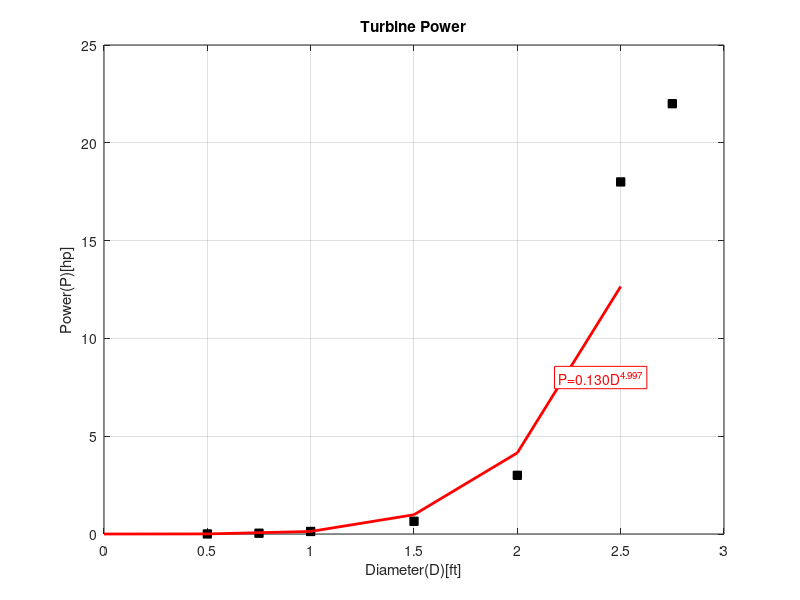

This figure's MATLAB source:
%{
 Aditya Chaudhari ENGR 1250-008 04/04/20
 Plots the graph of experimental data given. 
Variables:
P= Power(p)[hp]
D= Diameter(D)[ft]
%}

clear
clc
close all

%initializing the variable
P=[0.004 0.04 0.13 0.65 3 8 18 22];
D=[0.5 0.75 1 1.5 2 2.25 2.5 2.75];

%plotting the graph
plot(D,P,'sk','MarkerSize',6,'MarkerFaceColor','k')

%labelling the axis
xlabel('Diameter(D)[ft]')
ylabel('Power(P)[hp]')

%giving title
title('Turbine Power')

%grid to be displayed
grid on

%setting axis
axis([0 3 0 25])


%polyfit to determine a power relationship for data set(power trendline)
C=polyfit(log(D),log(P),1);
m=C(1);
b=exp(C(2));

Dpf=[0.0:0.5:2.80];
Ppf=b*Dpf.^m;

hold on
plot(Dpf,Ppf,'r','LineWidth',2)

T2=sprintf('P=%0.3fD^{%0.3f}',b,m);
text(2.2,8,T2,'BackgroundColor','w','EdgeColor','r','Color','r','FontSize',10)




